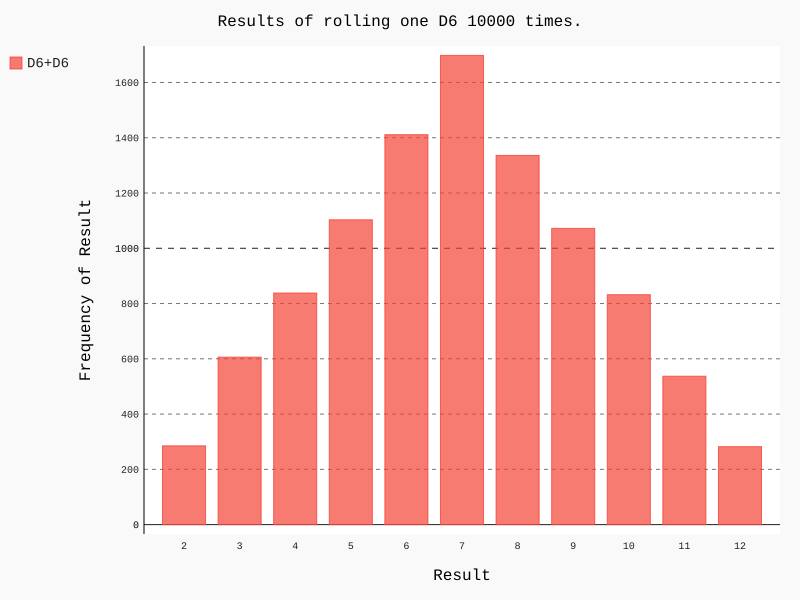

This figure's Python source:
import pygal

from die import Die


# 投骰子生成结果
num_sides = 6
die_1 = Die(num_sides)
die_2 = Die(num_sides)
results = [die_1.roll() + die_2.roll() for i in range(10000)]


# 统计每个点数出现的词数
frequencies = [results.count(value) for value in range(2, (num_sides * 2) + 1)]


# 可视化统计结果（直方图）
hist = pygal.Bar()
hist.title = "Results of rolling one D6 10000 times."
hist.x_labels = range(2, 13)
hist.x_title = "Result"
hist.y_title = "Frequency of Result"
hist.add("D6+D6", frequencies)
hist.render_to_file("die_visual.svg")

print(frequencies)
